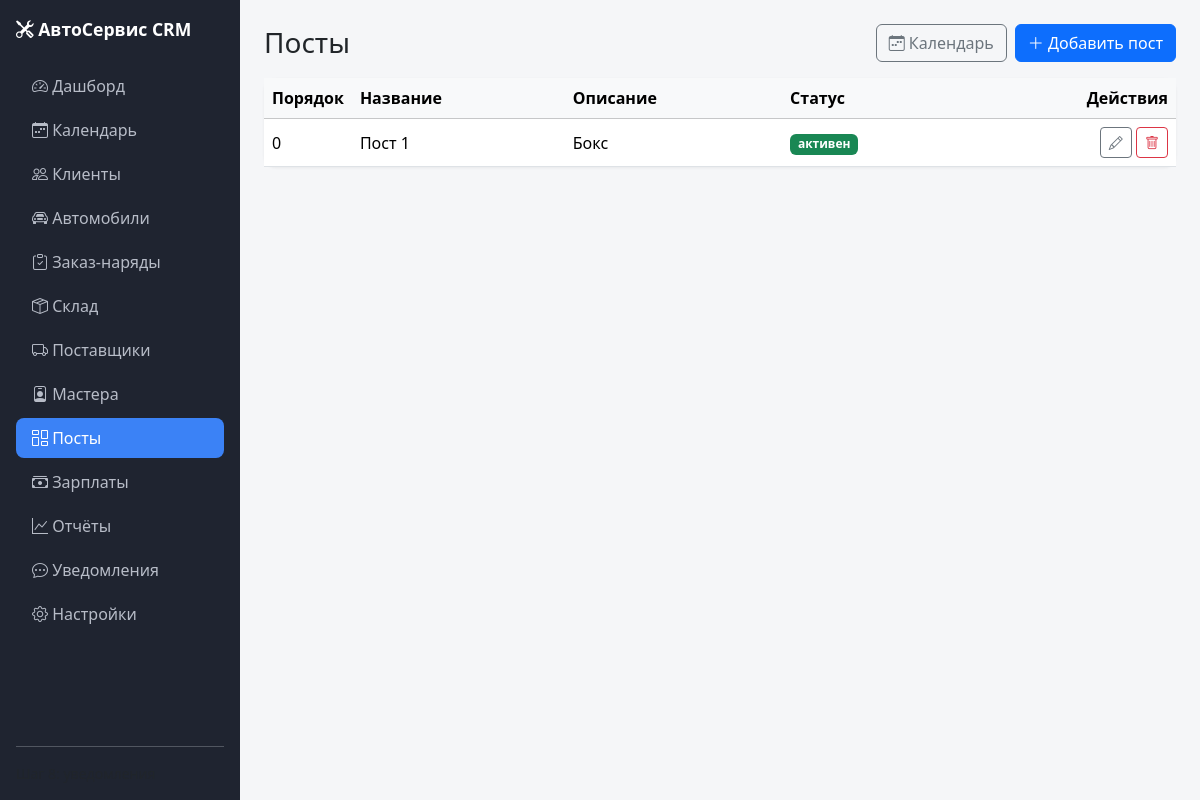
The page /posts on the database its author committed.
### models.py (models this page shows, shortened)
class Post(db.Model):
    __tablename__ = "posts"
    id = db.Column(db.Integer, primary_key=True)
    name = db.Column(db.String(120), nullable=False)
    description = db.Column(db.String(200))
    is_active = db.Column(db.Boolean, default=True)
    sort_order = db.Column(db.Integer, default=0)
    created_at = db.Column(db.DateTime, default=lambda: datetime.now(timezone.utc))

### app.py (the view)
@app.route("/posts")
def posts_list():
    posts = Post.query.order_by(Post.sort_order, Post.id).all()
    return render_template("calendar/posts_list.html", posts=posts)

### app.py (called while the page is built)
@app.context_processor
def inject_globals():
    return {
        "ORDER_STATUSES": ORDER_STATUSES,
        "MOVEMENT_TYPES": MOVEMENT_TYPES,
        "MOVEMENT_COLORS": MOVEMENT_COLORS,
        "APPOINTMENT_STATUSES": APPOINTMENT_STATUSES,
        "APPOINTMENT_COLORS": APPOINTMENT_COLORS,
        "STATUS_COLORS": {
            "new": "secondary",
            "in_progress": "primary",
            "waiting_parts": "warning",
            "done": "info",
            "closed": "success",
            "canceled": "danger",
        },
    }

### templates/calendar/posts_list.html (shortened to what this page needs)
{% extends "base.html" %}
{% block content %}
<div class="d-flex justify-content-between align-items-center mb-3">
    <h1 class="h3 mb-0">Посты</h1>
    <div class="d-flex gap-2">
        <a href="{{ url_for('calendar_view') }}" class="btn btn-outline-secondary">
            <i class="bi bi-calendar-week"></i> Календарь
        </a>
        <a href="{{ url_for('post_new') }}" class="btn btn-primary">
            <i class="bi bi-plus-lg"></i> Добавить пост
        </a>
    </div>
</div>
<div class="card stat-card">
    <div class="table-responsive">
        <table class="table table-hover mb-0 align-middle">
            <thead class="table-light">
            <tr>
                <th style="width:60px">Порядок</th>
                <th>Название</th>
                <th>Описание</th>
                <th>Статус</th>
                <th class="text-end">Действия</th>
            </tr>
            </thead>
            <tbody>
            {% for p in posts %}
                <tr>
                    <td>{{ p.sort_order }}</td>
                    <td>{{ p.name }}</td>
                    <td>{{ p.description or "—" }}</td>
                    <td>
                        {% if p.is_active %}
                            <span class="badge bg-success">активен</span>
                        {% else %}
                            <span class="badge bg-secondary">выключен</span>
                        {% endif %}
                    </td>
                    <td class="text-end">
                        <a href="{{ url_for('post_edit', post_id=p.id) }}"
                           class="btn btn-sm btn-outline-secondary"><i class="bi bi-pencil"></i></a>
                        <form method="post" class="d-inline"
                              action="{{ url_for('post_delete', post_id=p.id) }}"
                              onsubmit="return confirm('Удалить пост? Записи сохранятся без привязки к посту.');">
                            <button class="btn btn-sm btn-outline-danger"><i class="bi bi-trash"></i></button>
                        </form>
                    </td>
                </tr>
            {% else %}
                <tr><td colspan="5" class="text-center text-muted py-4">Постов пока нет.</td></tr>
            {% endfor %}
            </tbody>
        </table>
    </div>
</div>
{% endblock %}

### static/css/style.css (style rules this page uses)
body { background: #f5f6f8; font-family: system-ui, -apple-system, "Segoe UI", Roboto, sans-serif; }
.stat-card { border: none; border-radius: .75rem; box-shadow: 0 1px 3px rgba(0, 0, 0, .06); }

### rows shown on the page
Post: sort_order "0", name "Пост 1", description "Бокс", is_active "активен"
